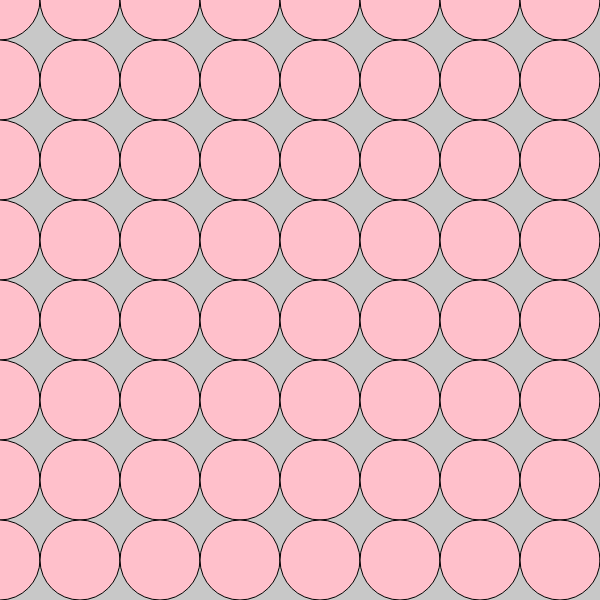
Frame 1 (no input)
Frame 60 (no input): identical to frame 1, image omitted
Frame 120 (the mouse pressed at the canvas centre since frame 60): identical to frame 1, image omitted

The p5.js sketch that drew this single still picture (run headless with seeded random() and noise() and a simulated clock; from frame 60 on, the mouse is pressed at the canvas centre):

// p5.js sketch
// ── sketch.js
// week 03: 2 levels of loops

let maxDiam = 80;
let minDiam = maxDiam / 10;

function setup() {
  createCanvas(600, 600);
}

function draw() {
  background(200, 200, 200);
  fill("pink");

  for (let xpos = 0; xpos <= width; xpos += maxDiam) {
    for (let ypos = 0; ypos <= height; ypos += maxDiam) {
      ellipse(xpos, ypos, maxDiam, maxDiam);
    }
  }
}
